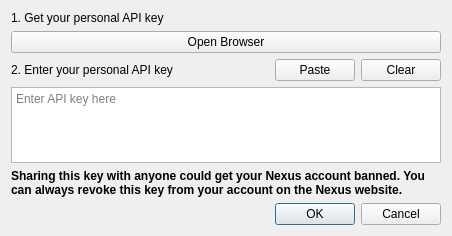
<?xml version="1.0" encoding="UTF-8"?>
<ui version="4.0">
 <class>NexusManualKeyDialog</class>
 <widget class="QDialog" name="NexusManualKeyDialog">
  <property name="geometry">
   <rect>
    <x>0</x>
    <y>0</y>
    <width>452</width>
    <height>236</height>
   </rect>
  </property>
  <property name="windowTitle">
   <string>Dialog</string>
  </property>
  <layout class="QVBoxLayout" name="verticalLayout_2" stretch="1,0">
   <item>
    <widget class="QWidget" name="widget" native="true">
     <layout class="QVBoxLayout" name="verticalLayout" stretch="0,1,0">
      <property name="leftMargin">
       <number>0</number>
      </property>
      <property name="topMargin">
       <number>0</number>
      </property>
      <property name="rightMargin">
       <number>0</number>
      </property>
      <property name="bottomMargin">
       <number>0</number>
      </property>
      <item>
       <widget class="QWidget" name="widget_2" native="true">
        <layout class="QVBoxLayout" name="verticalLayout_3">
         <property name="leftMargin">
          <number>0</number>
         </property>
         <property name="topMargin">
          <number>0</number>
         </property>
         <property name="rightMargin">
          <number>0</number>
         </property>
         <property name="bottomMargin">
          <number>0</number>
         </property>
         <item>
          <widget class="QLabel" name="label">
           <property name="text">
            <string>1. Get your personal API key</string>
           </property>
          </widget>
         </item>
         <item>
          <widget class="QPushButton" name="openBrowser">
           <property name="text">
            <string>Open Browser</string>
           </property>
          </widget>
         </item>
        </layout>
       </widget>
      </item>
      <item>
       <widget class="QWidget" name="widget_3" native="true">
        <layout class="QVBoxLayout" name="verticalLayout_4" stretch="0,1">
         <property name="leftMargin">
          <number>0</number>
         </property>
         <property name="topMargin">
          <number>0</number>
         </property>
         <property name="rightMargin">
          <number>0</number>
         </property>
         <property name="bottomMargin">
          <number>0</number>
         </property>
         <item>
          <widget class="QWidget" name="widget_4" native="true">
           <layout class="QHBoxLayout" name="horizontalLayout">
            <property name="leftMargin">
             <number>0</number>
            </property>
            <property name="topMargin">
             <number>0</number>
            </property>
            <property name="rightMargin">
             <number>0</number>
            </property>
            <property name="bottomMargin">
             <number>0</number>
            </property>
            <item>
             <widget class="QLabel" name="label_2">
              <property name="text">
               <string>2. Enter your personal API key</string>
              </property>
             </widget>
            </item>
            <item>
             <spacer name="horizontalSpacer">
              <property name="orientation">
               <enum>Qt::Horizontal</enum>
              </property>
              <property name="sizeHint" stdset="0">
               <size>
                <width>115</width>
                <height>20</height>
               </size>
              </property>
             </spacer>
            </item>
            <item>
             <widget class="QPushButton" name="paste">
              <property name="text">
               <string>Paste</string>
              </property>
             </widget>
            </item>
            <item>
             <widget class="QPushButton" name="clear">
              <property name="text">
               <string>Clear</string>
              </property>
             </widget>
            </item>
           </layout>
          </widget>
         </item>
         <item>
          <widget class="QPlainTextEdit" name="key">
           <property name="sizePolicy">
            <sizepolicy hsizetype="Ignored" vsizetype="Ignored">
             <horstretch>0</horstretch>
             <verstretch>0</verstretch>
            </sizepolicy>
           </property>
           <property name="minimumSize">
            <size>
             <width>1</width>
             <height>1</height>
            </size>
           </property>
           <property name="placeholderText">
            <string>Enter API key here</string>
           </property>
          </widget>
         </item>
        </layout>
       </widget>
      </item>
      <item>
       <widget class="QWidget" name="widget_5" native="true">
        <layout class="QVBoxLayout" name="verticalLayout_5">
         <property name="leftMargin">
          <number>0</number>
         </property>
         <property name="topMargin">
          <number>0</number>
         </property>
         <property name="rightMargin">
          <number>0</number>
         </property>
         <property name="bottomMargin">
          <number>0</number>
         </property>
         <item>
          <widget class="QLabel" name="label_3">
           <property name="text">
            <string>&lt;b&gt;Sharing this key with anyone could get your Nexus account banned. You can always revoke this key from your account on the Nexus website.&lt;/b&gt;</string>
           </property>
           <property name="wordWrap">
            <bool>true</bool>
           </property>
          </widget>
         </item>
        </layout>
       </widget>
      </item>
     </layout>
    </widget>
   </item>
   <item>
    <widget class="QDialogButtonBox" name="buttonBox">
     <property name="orientation">
      <enum>Qt::Horizontal</enum>
     </property>
     <property name="standardButtons">
      <set>QDialogButtonBox::Cancel|QDialogButtonBox::Ok</set>
     </property>
    </widget>
   </item>
  </layout>
 </widget>
 <resources/>
 <connections>
  <connection>
   <sender>buttonBox</sender>
   <signal>accepted()</signal>
   <receiver>NexusManualKeyDialog</receiver>
   <slot>accept()</slot>
   <hints>
    <hint type="sourcelabel">
     <x>248</x>
     <y>254</y>
    </hint>
    <hint type="destinationlabel">
     <x>157</x>
     <y>274</y>
    </hint>
   </hints>
  </connection>
  <connection>
   <sender>buttonBox</sender>
   <signal>rejected()</signal>
   <receiver>NexusManualKeyDialog</receiver>
   <slot>reject()</slot>
   <hints>
    <hint type="sourcelabel">
     <x>316</x>
     <y>260</y>
    </hint>
    <hint type="destinationlabel">
     <x>286</x>
     <y>274</y>
    </hint>
   </hints>
  </connection>
 </connections>
</ui>
